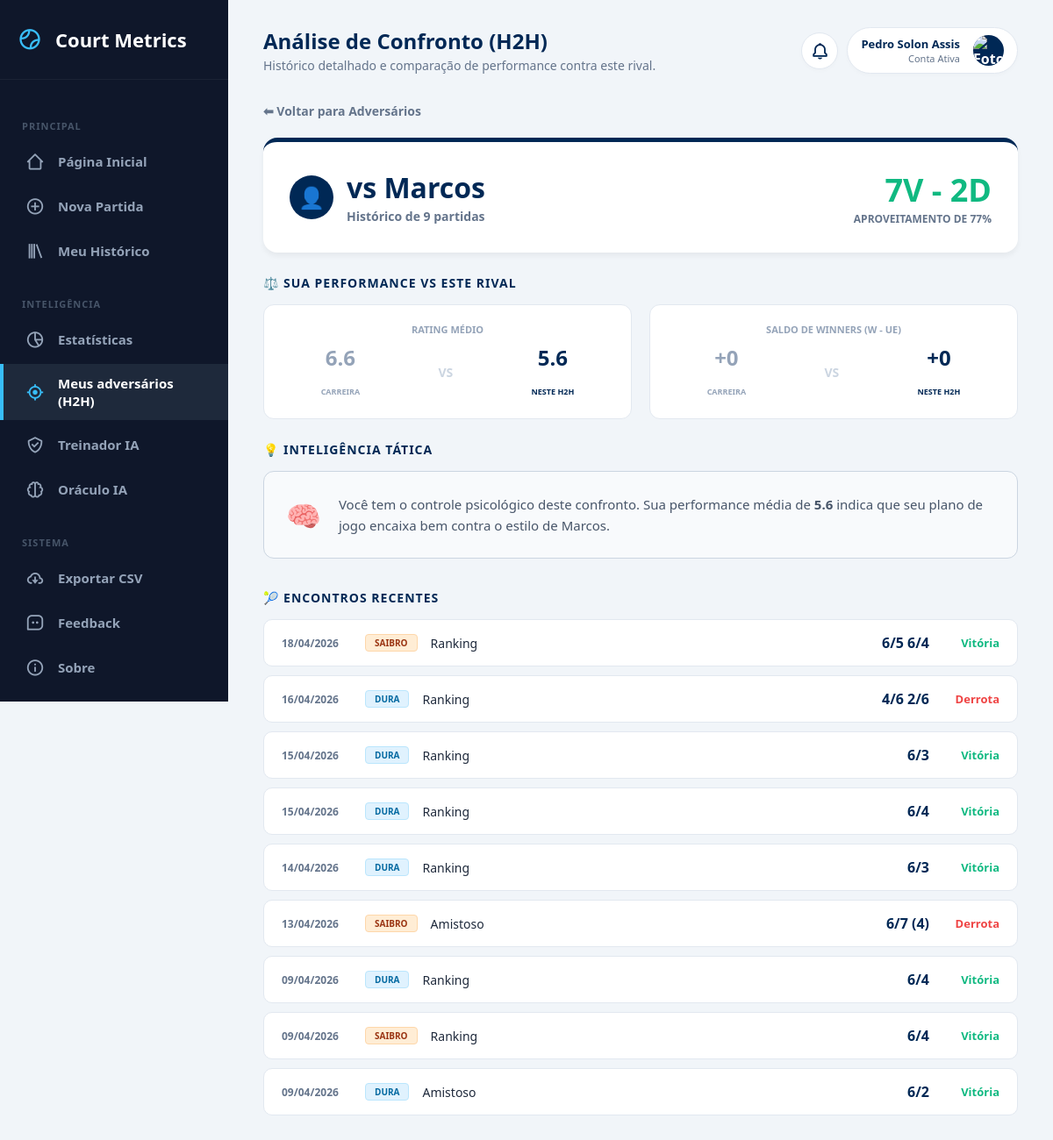
Screenshot of /h2h/Marcos (signed in) with the database file from the repository.
### tables this page shows
CREATE TABLE matches (
        id INTEGER PRIMARY KEY AUTOINCREMENT,
        opponent TEXT,
        categoria TEXT,
        match_type TEXT, 
        surface TEXT,
        result TEXT,
        score TEXT,
        match_format TEXT,
        partner TEXT,
        opp_partner TEXT,
        forehand INTEGER,
        backhand INTEGER,
        serve INTEGER,
        first_serve INTEGER,
        second_serve INTEGER,
        double_faults INTEGER,
        return_serve INTEGER,
        slice INTEGER,
        volley INTEGER,
        smash INTEGER,
        dropshot INTEGER,
        footwork INTEGER,
        strategy INTEGER,
        winners INTEGER,
        unforced_errors INTEGER,
        performance_rating REAL,
        notes TEXT,
        match_date TEXT /* NOVA COLUNA: ÍNDICE 27 */
    , game_format TEXT DEFAULT 'Padrão', user_id INTEGER, mental_focus INTEGER DEFAULT 0, mental_resilience INTEGER DEFAULT 0, mental_confidence INTEGER DEFAULT 0, mental_pressure INTEGER DEFAULT 0, clutch_bp_saved INTEGER DEFAULT 0, clutch_bp_won INTEGER DEFAULT 0, momentum_lost_streak INTEGER DEFAULT 0, mental_tags TEXT DEFAULT "");

### app.py (the view)
@app.route("/h2h/<path:opponent>")
@login_required
def h2h(opponent):
    conn = sqlite3.connect("database.db")
    c = conn.cursor()
    c.execute("""
        SELECT * FROM matches
        WHERE user_id = ? AND CASE WHEN match_format LIKE '%Duplas%' THEN opponent || ' & ' || opp_partner ELSE opponent END = ?
        ORDER BY match_date DESC
    """, (session["user_id"], opponent))
    matches = c.fetchall()
    c.execute("SELECT AVG(performance_rating), AVG(winners), AVG(unforced_errors) FROM matches WHERE user_id = ?", (session["user_id"],))
    career_avg = c.fetchone()
    conn.close()
    if not matches:
        return redirect("/adversarios")
    return render_template("h2h_detail.html", matches=matches, opponent=opponent, career_avg=career_avg)

### app.py (called while the page is built)
def login_required(f):
    @wraps(f)
    def decorated_function(*args, **kwargs):
        if "user_id" not in session:
            return redirect("/login")
        return f(*args, **kwargs)
    return decorated_function

@app.context_processor
def inject_notifications():
    if "user_id" not in session:
        return dict(notifications=[])
    conn = sqlite3.connect("database.db")
    conn.row_factory = sqlite3.Row
    c = conn.cursor()
    c.execute("SELECT * FROM notifications WHERE user_id = ? AND is_read = 0 ORDER BY created_at DESC", (session["user_id"],))
    notifs = c.fetchall()
    conn.close()
    return dict(notifications=notifs)

### templates/h2h_detail.html (shortened to what this page needs)
{% extends 'base.html' %}
{% block page_title %}Análise de Confronto (H2H){% endblock %}
{% block page_subtitle %}Histórico detalhado e comparação de performance contra este rival.{% endblock %}
{% block content %}
<div class="container" style="max-width: 1000px; margin: 0 auto; padding-bottom: 50px;">
    <div style="margin-bottom: 20px;">
        <a href="/adversarios" style="color: var(--text-slate); text-decoration: none; font-weight: bold; font-size: 14px;">⬅ Voltar para Adversários</a>
    </div>
    <div class="h2h-header">
        <div style="flex: 1; min-width: 250px;">
            <div style="display: flex; align-items: center; gap: 15px;">
                <div style="width: 50px; height: 50px; background: var(--atp-blue); border-radius: 50%; display: flex; align-items: center; justify-content: center; color: white; font-size: 24px;">
                    {% if '&' in opponent %}👥{% else %}👤{% endif %}
                </div>
                <div>
                    <h1 style="margin: 0; color: var(--atp-blue);">vs {{ opponent }}</h1>
                    <span style="font-size: 14px; color: var(--text-slate); font-weight: bold;">Histórico de {{ matches|length }} partidas</span>
                </div>
            </div>
        </div>
        {% set wins = matches|selectattr(5, 'equalto', 'Vitória')|list|length %}
        <div style="text-align: right; min-width: 150px;">
            <div style="font-size: 36px; font-weight: 900; color: #10b981;">{{ wins }}V - {{ matches|length - wins }}D</div>
            <div style="font-size: 12px; font-weight: bold; color: var(--text-slate); text-transform: uppercase;">Aproveitamento de {{ ((wins / matches|length) * 100)|int }}%</div>
        </div>
    </div>
    <h3 style="color: var(--atp-blue); margin-bottom: 15px; text-transform: uppercase; font-size: 14px; letter-spacing: 1px;">⚖️ Sua Performance vs Este Rival</h3>
    <div class="compare-grid">
        <div class="stat-card">
            <span class="stat-label">Rating Médio</span>
            <div class="stat-row">
                <div class="stat-value" style="color: #94a3b8;">{{ "%.1f"|format(career_avg[0] or 0) }}<br><small style="font-size: 9px;">CARREIRA</small></div>
                <div class="stat-vs">VS</div>
                {% set current_avg = (matches|sum(attribute=25) / matches|length) %}
                <div class="stat-value">{{ "%.1f"|format(current_avg) }}<br><small style="font-size: 9px;">NESTE H2H</small></div>
            </div>
        </div>
        <div class="stat-card">
            <span class="stat-label">Saldo de Winners (W - UE)</span>
            <div class="stat-row">
                {% set career_saldo = (career_avg[1] or 0) - (career_avg[2] or 0) %}
                <div class="stat-value" style="color: #94a3b8;">{{ "%+d"|format(career_saldo|int) }}<br><small style="font-size: 9px;">CARREIRA</small></div>
                <div class="stat-vs">VS</div>
                {% set h2h_winners = matches|sum(attribute=23) / matches|length %}
                {% set h2h_errors = matches|sum(attribute=24) / matches|length %}
                <div class="stat-value">{{ "%+d"|format((h2h_winners - h2h_errors)|int) }}<br><small style="font-size: 9px;">NESTE H2H</small></div>
            </div>
        </div>
    </div>
    <h3 style="color: var(--atp-blue); margin-bottom: 15px; text-transform: uppercase; font-size: 14px; letter-spacing: 1px;">💡 Inteligência Tática</h3>
    {% if matches|length >= 3 %}
        <div class="intelligence-box">
            <span style="font-size: 32px;">🧠</span>
            <div style="font-size: 15px; color: #475569; line-height: 1.6;">
                {% if wins / matches|length >= 0.6 %}
                    Você tem o controle psicológico deste confronto. Sua performance média de <strong>{{ "%.1f"|format(current_avg) }}</strong> indica que seu plano de jogo encaixa bem contra o estilo de {{ opponent }}.
                {% elif wins / matches|length <= 0.4 %}
                    Este adversário tem sido um desafio tático. Note que seu saldo de agressividade neste H2H é de <strong>{{ (h2h_winners - h2h_errors)|int }}</strong>. Talvez seja hora de reduzir os riscos e focar em consistência.
                {% else %}
                    O confronto está em equilíbrio total. As partidas são decididas nos detalhes. Mantenha o foco nos fundamentos que apresentaram maior nota nos últimos encontros.
                {% endif %}
            </div>
        </div>
    {% else %}
        <div class="no-data-msg">
            <i class='bx bx-info-circle'></i> Amostra insuficiente. O Oráculo precisa de pelo menos <strong>3 jogos</strong> contra este adversário para traçar um padrão tático confiável.
        </div>
    {% endif %}
    <h3 style="color: var(--atp-blue); margin: 35px 0 15px 0; text-transform: uppercase; font-size: 14px; letter-spacing: 1px;">🎾 Encontros Recentes</h3>
    {% for match in matches %}
    <a href="/match/{{ match[0] }}" class="match-line">
        <div style="display: flex; align-items: center; gap: 15px;">
            <div style="font-size: 12px; font-weight: bold; color: var(--text-slate); width: 80px;">{{ match[27][8:10] }}/{{ match[27][5:7] }}/{{ match[27][0:4] }}</div>
            {% if 'Saibro' in match[4] %}
                <span class="surface-pill pill-saibro">Saibro</span>
            {% else %}
                <span class="surface-pill pill-dura">Dura</span>
            {% endif %}
            <span style="font-size: 14px; color: #1e293b;">{{ match[3] }}</span>
        </div>
        <div style="display: flex; align-items: center; gap: 20px;">
            <span style="font-weight: 800; color: var(--atp-blue);">{{ match[6] | replace(' /', '') | replace('/ ', '') }}</span>
            <span style="font-weight: bold; font-size: 13px; color: {% if match[5] == 'Vitória' %}#10b981{% else %}#ef4444{% endif %}; min-width: 60px; text-align: right;">{{ match[5] }}</span>
        </div>
    </a>
    {% endfor %}
</div>
{% endblock %}

### static/style.css (style rules this page uses)
:root { --bg-fundo: #F5F7FA; --bg-card: #FFFFFF; --texto-escuro: #333333; --texto-claro: #666666; --verde-tenis: #8BC34A; --azul-piscina: #26A69A; --borda: #E0E0E0; }
body { font-family: 'Segoe UI', Tahoma, Geneva, Verdana, sans-serif; background-color: var(--bg-fundo); color: var(--texto-escuro); margin: 0; padding: 0; }
.container { max-width: 900px; margin: 0 auto; }
h1, h2, h3 { color: var(--texto-escuro); }

### templates/base.html (style rules this page uses)
:root { --atp-blue: #002855; --tennis-green: #d1ff00; --text-slate: #64748b; --sidebar-bg: #0f172a; --sidebar-hover: #1e293b; --sidebar-text: #94a3b8; --sidebar-active: #38bdf8; }
body { margin: 0; padding: 0; font-family: 'Segoe UI', Tahoma, sans-serif; background-color: #f1f5f9; display: flex; min-height: 100vh; overflow-x: hidden; }

### templates/h2h_detail.html (style rules this page uses)
.h2h-header { background: white; padding: 30px; border-radius: 16px; border-top: 5px solid var(--atp-blue); box-shadow: 0 4px 6px rgba(0,0,0,0.05); margin-bottom: 25px; display: flex; justify-content: space-between; align-items: flex-start; flex-wrap: wrap; gap: 20px; }
.compare-grid { display: grid; grid-template-columns: 1fr 1fr; gap: 20px; margin-bottom: 25px; }
.stat-card { background: white; padding: 20px; border-radius: 12px; border: 1px solid #e2e8f0; text-align: center; }
.stat-label { font-size: 11px; font-weight: bold; color: #94a3b8; text-transform: uppercase; margin-bottom: 8px; display: block; }
.stat-row { display: flex; justify-content: space-around; align-items: center; }
.stat-value { font-size: 24px; font-weight: 900; color: var(--atp-blue); }
.stat-vs { color: #cbd5e1; font-weight: bold; font-size: 14px; }
.intelligence-box { background: #f8fafc; border: 1px solid #cbd5e1; border-radius: 12px; padding: 25px; display: flex; gap: 20px; align-items: center; }
.surface-pill { padding: 2px 10px; border-radius: 4px; font-size: 10px; font-weight: 900; text-transform: uppercase; }
.pill-dura { background: #e0f2fe; color: #0369a1; border: 1px solid #bae6fd; }
.pill-saibro { background: #ffedd5; color: #9a3412; border: 1px solid #fed7aa; }
.match-line { background: white; padding: 15px 20px; border-radius: 10px; margin-bottom: 10px; border: 1px solid #e2e8f0; display: flex; justify-content: space-between; align-items: center; transition: 0.2s; text-decoration: none; color: inherit; }

### rows the page displays
matches: match_date "18", match_date "04", match_date "2026", surface "SAIBRO", match_type "Ranking", score "6/5 6/4", result "Vitória"
matches: match_date "16", match_date "04", match_date "2026", surface "DURA", match_type "Ranking", score "4/6 2/6", result "Derrota"
matches: match_date "15", match_date "04", match_date "2026", surface "DURA", match_type "Ranking", score "6/3", result "Vitória"
matches: match_date "15", match_date "04", match_date "2026", surface "DURA", match_type "Ranking", score "6/4", result "Vitória"
matches: match_date "14", match_date "04", match_date "2026", surface "DURA", match_type "Ranking", score "6/3", result "Vitória"
matches: match_date "13", match_date "04", match_date "2026", surface "SAIBRO", match_type "Amistoso", score "6/7 (4)", result "Derrota"
matches: match_date "09", match_date "04", match_date "2026", surface "DURA", match_type "Ranking", score "6/4", result "Vitória"
matches: match_date "09", match_date "04", match_date "2026", surface "SAIBRO", match_type "Ranking", score "6/4", result "Vitória"
matches: match_date "09", match_date "04", match_date "2026", surface "DURA", match_type "Amistoso", score "6/2", result "Vitória"

### other values shown
{{ session.first_name }} "Pedro Solon"
{{ session.last_name }} "Assis"
{{ opponent }} "Marcos"
{{ matches|length }} "9"
{{ wins }} "7"
{{ matches|length - wins }} "2"
{{ ((wins / matches|length) * 100)|int }} "77"
{{ "%.1f"|format(career_avg[0] or 0) }} "6.6"
{{ "%.1f"|format(current_avg) }} "5.6"
{{ "%+d"|format(career_saldo|int) }} "+0"
{{ "%+d"|format((h2h_winners - h2h_errors)|int) }} "+0"
